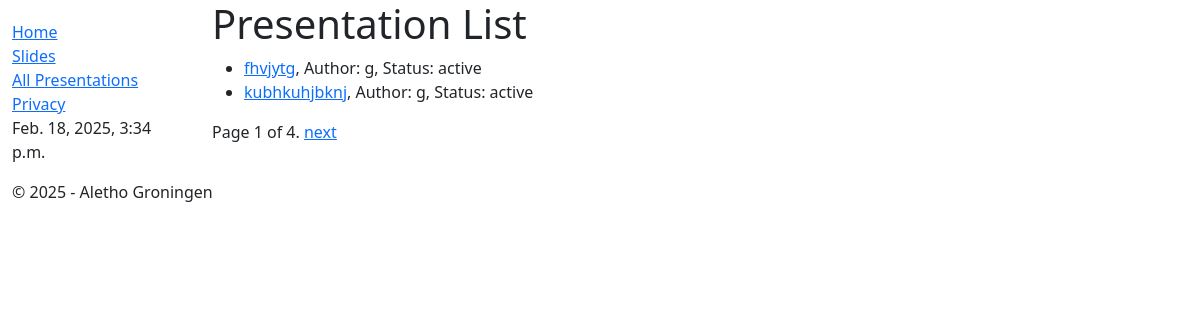
/tvgroningen/presentations/, run on the app's committed database.
### tvgroningen/models.py (models this page shows, shortened)
class Presentation(models.Model):
    title = models.CharField(max_length=200)
    author = models.ForeignKey(settings.AUTH_USER_MODEL, on_delete=models.SET_NULL, null=True)
    date = models.DateField(auto_now_add=True)
    summary = models.TextField(
        max_length=1000, help_text="Enter a summary of the presentation")
    duration = models.DurationField(default=timedelta(seconds=15),help_text="Enter the duration of the presentation")
    color = ColorField(default='#FFFFFF')  # default is white
    ACTIVE = 'active'
    INACTIVE = 'inactive'
    STATUS_CHOICES = [
        (ACTIVE, 'Active'),
        (INACTIVE, 'Inactive'),
    ]
    status = models.CharField(
        max_length=8,
        choices=STATUS_CHOICES,
        default=ACTIVE,
    )
    FONT_SIZE_CHOICES = [
        ('small', 'Small'),
        ('medium', 'Medium'),
        ('large', 'Large'),
        ('x-large', 'Extra Large')
    ]
    font_size = models.CharField(
        max_length=10,
        choices=FONT_SIZE_CHOICES,
        default='medium',
    )
    image = models.ImageField(upload_to='images/',  null=True, blank=True)
    IMAGE_POSITION_CHOICES = [
        ('left', 'Left of Text'),
        ('right', 'Right of Text'),
        ('above', 'Above Text'),
        ('below', 'Below Text'),
        ('default', 'Default Position')
    ]
    image_position = models.CharField(
        max_length=8,
        choices=IMAGE_POSITION_CHOICES,
        default='right',
    )
    def get_absolute_url(self):
        return reverse('presentation-detail', args=[str(self.id)])

### tvgroningen/views.py (the view)
# urls.py: path('presentations/', views.PresentationListView.as_view(), name='presentations'),
class PresentationListView(generic.ListView):
    model = Presentation
    context_object_name = 'presentation_list'   # name for the list as a template variable
    paginate_by = 2
    def get_queryset(self):
        return Presentation.objects.all().order_by('id')

### tvgroningen/context_processors/current_time.py (called while the page is built)
def current_time(request):
    return {
        'current_time': timezone.localtime(timezone.now())  # Localized current time
    }

### tvgroningen/templates/tvgroningen/presentation_list.html
{% extends "base_generic.html" %}
{% block content %}
  <h1>Presentation List</h1>
  {% if presentation_list %}
    <ul>
      {% for presentation in presentation_list %}
      <li>
        <a href="{{ presentation.get_absolute_url }}">{{ presentation.title }}</a>, Author: {{ presentation.author }}, Status: {{ presentation.status }}
      </li>
      {% endfor %}
    </ul>
  {% else %}
    <p>There are no presentations to view.</p>
  {% endif %}
{% endblock %}

### data on the page
Presentation: title "fhvjytg", author "g", status "active"
Presentation: title "kubhkuhjbknj", author "g", status "active"

### other printed values
{{ current_time }} "Feb. 18, 2025, 3:34 p.m."
{{ page_obj.number }} "1"
{{ page_obj.paginator.num_pages }} "4"
{{ current_time|date:"Y" }} "2025"
